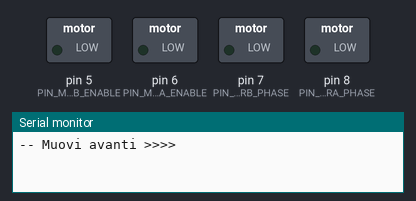
A sketch run on a simulated Arduino Uno, built with avr-gcc and run on an emulated ATmega328P. Parts: switched loads named in the sketch (green lamp = pin HIGH), the last lines printed to the serial monitor.

Above: at 2.0 s.
At 5.0 s:
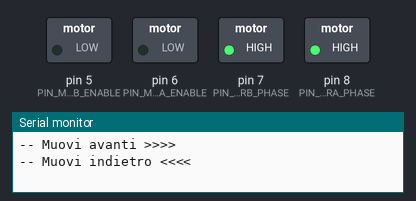
Timing chart, 0 to 23.5 s (numbered marks = the images above):
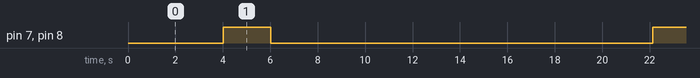

The sketch:

test-motori-2.ino
```cpp
// (licence header left out)
#include <avr/io.h>
#include <avr/interrupt.h>

#define PIN_MOTORA_ENABLE 6
#define PIN_MOTORA_PHASE 8
#define PIN_MOTORB_ENABLE 5
#define PIN_MOTORB_PHASE 7

#if defined(__AVR_ATmega168__) || defined(__AVR_ATmega328P__) || defined (__AVR_ATmega32U4__)
  #define DRV8835MOTORSHIELD_USE_20KHZ_PWM
#endif

int motor_left[] = {PIN_MOTORB_PHASE, PIN_MOTORB_ENABLE};
int motor_right[] = {PIN_MOTORA_PHASE, PIN_MOTORA_ENABLE};

// ritardo tra un comando ed un altro inviati al driver:
int _delay = 2000;

// velocita' al massimo 400:
int _default_speed = 80;

void setup() {
  Serial.begin(9600);
  // Setup motors

  // Initialize the pin states used by the motor driver shield
  // digitalWrite is called before and after setting pinMode.
  // It called before pinMode to handle the case where the board
  // is using an ATmega AVR to avoid ever driving the pin high,
  // even for a short time.
  // It is called after pinMode to handle the case where the board
  // is based on the Atmel SAM3X8E ARM Cortex-M3 CPU, like the Arduino
  // Due. This is necessary because when pinMode is called for the Due
  // it sets the output to high (or 3.3V) regardless of previous
  // digitalWrite calls.

  digitalWrite(PIN_MOTORA_ENABLE, LOW);
  pinMode(PIN_MOTORA_ENABLE, OUTPUT);
  digitalWrite(PIN_MOTORA_ENABLE, LOW);
  digitalWrite(PIN_MOTORA_PHASE, LOW);
  pinMode(PIN_MOTORA_PHASE, OUTPUT);
  digitalWrite(PIN_MOTORA_PHASE, LOW);

  digitalWrite(PIN_MOTORB_ENABLE, LOW);
  pinMode(PIN_MOTORB_ENABLE, OUTPUT);
  digitalWrite(PIN_MOTORB_ENABLE, LOW);
  digitalWrite(PIN_MOTORB_PHASE, LOW);
  pinMode(PIN_MOTORB_PHASE, OUTPUT);
  digitalWrite(PIN_MOTORB_PHASE, LOW);

#ifdef DRV8835MOTORSHIELD_USE_20KHZ_PWM
  // timer 1 configuration
  // prescaler: clockI/O / 1
  // outputs enabled
  // phase-correct PWM
  // top of 400
  //
  // PWM frequency calculation
  // 16MHz / 1 (prescaler) / 2 (phase-correct) / 400 (top) = 20kHz
  // FIXME: utilizzare timer 0 per arduino nano, scrivi quì il perchè è meglio del timer 2.
  TCCR1A = 0b10100000;
  TCCR1B = 0b00010001;
  ICR1 = 400;
#endif
}

void loop() {
  Serial.println("-- Muovi avanti >>>>");
  drive_forward();
  delay(_delay);
  motor_stop();
  delay(_delay);

  Serial.println("-- Muovi indietro <<<<");
  drive_backward();
  delay(_delay);
  motor_stop();
  delay(_delay);

  Serial.println("-- Muovi a sinistra SSSS");
  turn_left();
  delay(_delay);
  motor_stop();
  delay(_delay);

  Serial.println("-- Muovi a destra DDDD");
  turn_right();
  delay(_delay);
  motor_stop();
  delay(_delay);

  Serial.println("-- ...");
  delay(_delay);
}

void motor_stop(){
  setSpeeds(0, 0);
  delay(25);
}

void drive_forward(){
  setSpeeds(_default_speed, _default_speed);
}

void drive_backward(){
  setSpeeds(-(_default_speed), -(_default_speed));
}

void turn_left(){
  setSpeeds(_default_speed, -0);
}

void turn_right(){
  setSpeeds(-0, _default_speed);
}

void setSpeeds(int leftSpeed, int rightSpeed) {
  setLeftSpeed(leftSpeed);
  setRightSpeed(rightSpeed);
}

void setLeftSpeed(int speed) {
  boolean reverse = 0;
  if (speed < 0) {
    speed = -speed; // make speed a positive quantity
    reverse = 1;    // preserve the direction
  }
  if (speed > 400)  // max
    speed = 400;

#ifdef DRV8835MOTORSHIELD_USE_20KHZ_PWM
  OCR0B = speed;
#else
  analogWrite(motor_left[1], speed * 51 / 80); // default to using analogWrite, mapping 400 to 255
#endif

  if (reverse)
    digitalWrite(motor_left[0], HIGH);
  else
    digitalWrite(motor_left[0], LOW);
}


void setRightSpeed(int speed) {
  boolean reverse = 0;
  if (speed < 0) {
    speed = -speed; // make speed a positive quantity
    reverse = 1;    // preserve the direction
  }
  if (speed > 400)  // max
    speed = 400;

#ifdef DRV8835MOTORSHIELD_USE_20KHZ_PWM
  OCR0A = speed;
#else
  analogWrite(motor_right[1], speed * 51 / 80); // default to using analogWrite, mapping 400 to 255
#endif

  if (reverse)
    digitalWrite(motor_right[0], HIGH);
  else
    digitalWrite(motor_right[0], LOW);
}
```

Measured:
- by itself, pin 7 (PIN_MOTORB_PHASE), pin 8 (PIN_MOTORA_PHASE): alternates HIGH for 2.0 s and LOW for 16.1 s
